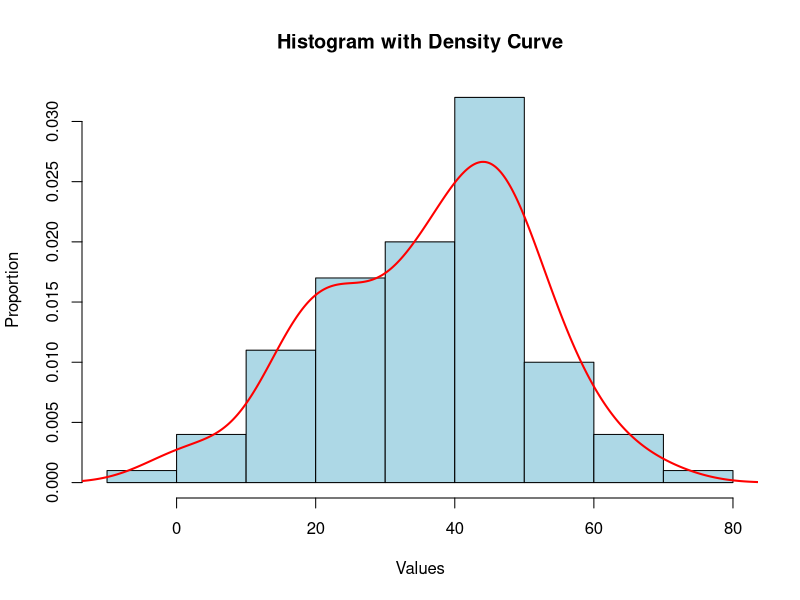
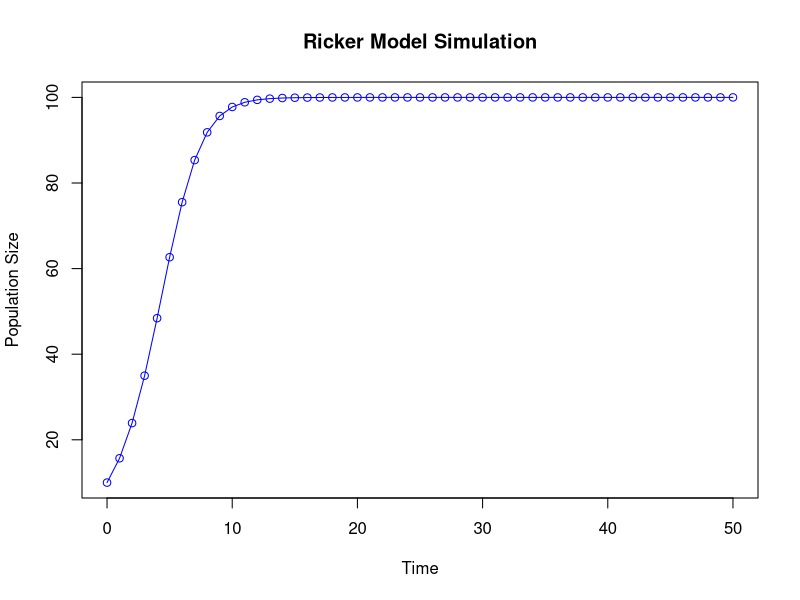

Generate these figures, in order, with R:
# 1. Create a function to calculate the area of a circle.
# The function takes the diameter of a circle as input and returns the area.
calculate_circle_area <- function(diameter) {
  radius <- diameter / 2
  area <- pi * (radius^2)
  return(area)
}

# Test the function with a diameter of 3.4 cm
area <- calculate_circle_area(3.4)
print(paste("Area of the circle:", area))

# The function can also be applied to a vector of diameters
diameters <- c(3.4, 5.2, 7.8)
areas <- calculate_circle_area(diameters)
print(paste("Areas of circles with diameters", diameters, ":", areas))


# 2. Write a function to convert Fahrenheit to Centigrade.
# The function converts a given temperature in Fahrenheit to Celsius and prints the result.
fahrenheit_to_celsius <- function(fahrenheit) {
  celsius <- (fahrenheit - 32) * 5/9
  print(paste("Fahrenheit:", fahrenheit, "is equivalent to", round(celsius, 2), "Celsius."))
  return(celsius)
}

# Test the function with a sample Fahrenheit value
celsius_temp <- fahrenheit_to_celsius(98.6)


# 3. Create a vector of normally distributed data, length 100, mean 35, and SD 15.
# The function calculates mean, median, and range, and plots a histogram with a density curve.
generate_data_analysis <- function() {
  # Generate the data
  data <- rnorm(100, mean = 35, sd = 15)
  
  # Calculate mean, median, and range
  data_mean <- mean(data)
  data_median <- median(data)
  data_range <- range(data)
  
  # Print the calculated values with labels
  print(paste("Mean:", data_mean))
  print(paste("Median:", data_median))
  print(paste("Range:", paste(data_range, collapse = " - ")))
  
  # Plot the histogram as a proportion
  hist(data, probability = TRUE, main = "Histogram with Density Curve", xlab = "Values", ylab = "Proportion", col = "lightblue")
  
  # Add a density curve
  lines(density(data), col = "red", lwd = 2)
}

# Run the function to perform the analysis and plotting
generate_data_analysis()


# 4. Write a function to calculate the median of a vector manually.
# The function finds the median of a vector, handling both odd and even-sized vectors.
manual_median <- function(x) {
  x <- sort(x)
  n <- length(x)
  
  # Check if the vector length is odd or even
  if (n %% 2 == 1) {
    # Odd length, median is the middle value
    median_value <- x[(n + 1) / 2]
  } else {
    # Even length, median is the average of the two middle values
    median_value <- (x[n / 2] + x[(n / 2) + 1]) / 2
  }
  
  return(median_value)
}

# Test the function on vectors with odd and even sample sizes
odd_vector <- c(1, 3, 5, 7, 9)
even_vector <- c(2, 4, 6, 8, 10, 12)

odd_median <- manual_median(odd_vector)
even_median <- manual_median(even_vector)

print(paste("Manual Median of odd vector:", odd_median))
print(paste("Manual Median of even vector:", even_median))

# 5. Function to simulate the Ricker model
ricker_model <- function(nzero, r, time, K = 100) {
  # Initialize a vector to store population sizes over time
  population <- numeric(time + 1)
  
  # Set the initial population size
  population[1] <- nzero
  
  # Loop through each time step and calculate the population size
  for (t in 1:time) {
    population[t + 1] <- population[t] * exp(r * (1 - population[t] / K))
  }
  
  # Return the population sizes over time
  return(population)
}

# Example usage of the function
nzero <- 10  # Initial population size
r <- 0.5     # Population growth rate
time <- 50   # Number of time steps
K <- 100     # Carrying capacity (can be adjusted)

# Run the simulation
population_over_time <- ricker_model(nzero, r, time, K)

# Print the results
print(population_over_time)

# Plot the results to visualize population dynamics
plot(0:time, population_over_time, type = "o", col = "blue",
     xlab = "Time", ylab = "Population Size", main = "Ricker Model Simulation")

